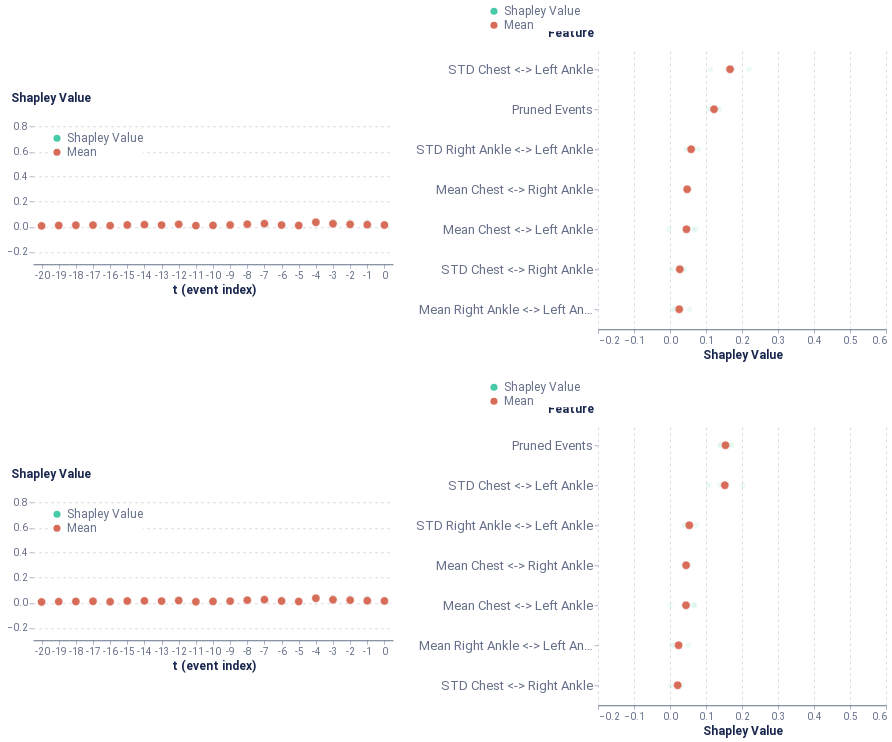

The cell this chart's notebook holds for it:
### Code cell
global_plot

### Figure 1 — Vega-Lite specification as saved in the notebook (floating-point values rounded to 4 significant figures)
{"config": {"axis": {"domain": true, "domainColor": "#666F89", "grid": false, "gridCap": "round", "gridColor": "#B3B7C4", "gridDash": [2, 4], "gridWidth": 0.5, "labelColor": "#666F89", "labelFont": "Roboto, Arial, sans-serif", "labelPadding": 2, "tickColor": "#666F89", "tickOpacity": 0.5, "tickSize": 4, "titleColor": "#19274E", "titleFont": "Roboto, Arial, sans-serif", "titleFontSize": 12}, "axisBand": {"domain": true, "labelPadding": 4, "ticks": false}, "axisY": {"domain": false, "titleAlign": "left", "titleAngle": 0, "titleX": -20, "titleY": -10}, "legend": {"labelColor": "#666F89", "labelFont": "Roboto, Arial, sans-serif", "labelFontSize": 12, "symbolSize": 40, "titleColor": "#19274E", "titleFont": "Roboto, Arial, sans-serif", "titleFontSize": 12, "titlePadding": 4}, "arc": {"stroke": "#FFFFFF", "strokeWidth": 1}, "bar": {"fill": "#2770EB", "stroke": null}, "line": {"stroke": "#2770EB", "strokeWidth": 2}, "path": {"stroke": "#2770EB", "strokeWidth": 0.5}, "point": {"fill": "#2770EB", "shape": "circle", "filled": true}, "rect": {"fill": "#2770EB"}, "rule": {"stroke": "#666F89"}, "shape": {"stroke": "#2770EB"}, "text": {"color": "#19274E", "font": "Roboto, Arial, sans-serif", "fontSize": 12}, "range": {"category": ["#2770EB", "#77B98A", "#DA5252", "#FFC400", "#A87AEA", "#00A39E", "#19274E"], "diverging": ["#006360", "#2BB3AE", "#96D9D7", "#FFFFFF", "#EDAAAA", "#DA5252", "#811D1D"], "heatmap": ["#18448F", "#1B4EA5", "#2770EB", "#4C88EE", "#82ACF3", "#A6C4F7", "#E9F1FD"], "ramp": ["#18448F", "#1B4EA5", "#2770EB", "#4C88EE", "#82ACF3", "#A6C4F7", "#E9F1FD"]}, "background": "#FFFFFF", "group": {"fill": "#FFFFFF"}, "header": {"labelColor": "#19274E", "labelFont": "Roboto, Arial, sans-serif", "labelFontSize": 12, "titleColor": "#19274E", "titleFont": "Roboto, Arial, sans-serif", "titleFontSize": 16}, "title": {"anchor": "start", "color": "#19274E", "font": "Roboto, Arial, sans-serif", "fontSize": 20, "fontWeight": "bold", "offset": 20, "subtitleColor": "#19274E", "subtitleFontSize": 16}, "view": {"continuousHeight": 300, "continuousWidth": 400, "stroke": "transparent"}}, "vconcat": [{"hconcat": [{"vconcat": [{"mark": {"type": "point", "stroke": "white", "strokeWidth": 0.6}, "encoding": {"color": {"field": "type", "legend": {"fillColor": "white", "orient": "top-left", "symbolSize": 50, "symbolStrokeWidth": 0, "title": null}, "scale": {"domain": ["Shapley Value", "Mean"], "range": ["#48caaa", "#d76d58"]}, "type": "nominal"}, "opacity": {"condition": {"value": 1.0, "test": "(datum.type === 'Mean')"}, "value": 0.2}, "size": {"condition": {"value": 70, "test": "(datum.type === 'Mean')"}, "value": 30}, "x": {"axis": {"labelAngle": 0}, "field": "t (event index)", "type": "ordinal"}, "y": {"axis": {"grid": true, "titleX": -23}, "field": "Shapley Value", "scale": {"domain": [-0.3, 0.9]}, "title": "Shapley Value", "type": "quantitative"}}, "height": 150, "width": 360}], "data": {"name": "data-bd8c8ba9716b8761e432535a40fe277e"}}, {"vconcat": [{"mark": {"type": "point", "stroke": "white", "strokeWidth": 0.6}, "encoding": {"color": {"field": "type", "legend": {"fillColor": "white", "orient": "bottom-right", "symbolSize": 50, "symbolStrokeWidth": 0, "title": null}, "scale": {"domain": ["Shapley Value", "Mean"], "range": ["#618FE0", "#d76d58"]}, "type": "nominal"}, "opacity": {"condition": {"value": 1.0, "test": "(datum.type === 'Mean')"}, "value": 0.1}, "size": {"condition": {"value": 70, "test": "(datum.type === 'Mean')"}, "value": 30}, "x": {"axis": {"grid": true, "title": "Shapley Value"}, "field": "Shapley Value", "scale": {"domain": [-0.2, 0.6]}, "type": "quantitative"}, "y": {"axis": {"labelFontSize": 13, "titleX": -51}, "field": "Feature", "sort": ["STD Chest <-> Left Ankle", "Pruned Events", "STD Right Ankle <-> Left Ankle", "Mean Chest <-> Right Ankle", "Mean Chest <-> Left Ankle", "STD Chest <-> Right Ankle", "Mean Right Ankle <-> Left Ankle"], "type": "ordinal"}}, "height": 280, "width": 288}], "data": {"name": "data-c778abd5958cd5a0ecfbe6b4c3c0583e"}}], "center": true}, {"hconcat": [{"vconcat": [{"mark": {"type": "point", "stroke": "white", "strokeWidth": 0.6}, "encoding": {"color": {"field": "type", "legend": {"fillColor": "white", "orient": "top-left", "symbolSize": 50, "symbolStrokeWidth": 0, "title": null}, "scale": {"domain": ["Shapley Value", "Mean"], "range": ["#48caaa", "#d76d58"]}, "type": "nominal"}, "opacity": {"condition": {"value": 1.0, "test": "(datum.type === 'Mean')"}, "value": 0.2}, "size": {"condition": {"value": 70, "test": "(datum.type === 'Mean')"}, "value": 30}, "x": {"axis": {"labelAngle": 0}, "field": "t (event index)", "type": "ordinal"}, "y": {"axis": {"grid": true, "titleX": -23}, "field": "Shapley Value", "scale": {"domain": [-0.3, 0.9]}, "title": "Shapley Value", "type": "quantitative"}}, "height": 150, "width": 360}], "data": {"name": "data-75b863dbef2c5af5413bb2aa89126deb"}}, {"vconcat": [{"mark": {"type": "point", "stroke": "white", "strokeWidth": 0.6}, "encoding": {"color": {"field": "type", "legend": {"fillColor": "white", "orient": "bottom-right", "symbolSize": 50, "symbolStrokeWidth": 0, "title": null}, "scale": {"domain": ["Shapley Value", "Mean"], "range": ["#618FE0", "#d76d58"]}, "type": "nominal"}, "opacity": {"condition": {"value": 1.0, "test": "(datum.type === 'Mean')"}, "value": 0.1}, "size": {"condition": {"value": 70, "test": "(datum.type === 'Mean')"}, "value": 30}, "x": {"axis": {"grid": true, "title": "Shapley Value"}, "field": "Shapley Value", "scale": {"domain": [-0.2, 0.6]}, "type": "quantitative"}, "y": {"axis": {"labelFontSize": 13, "titleX": -51}, "field": "Feature", "sort": ["Pruned Events", "STD Chest <-> Left Ankle", "STD Right Ankle <-> Left Ankle", "Mean Chest <-> Right Ankle", "Mean Chest <-> Left Ankle", "Mean Right Ankle <-> Left Ankle", "STD Chest <-> Right Ankle"], "type": "ordinal"}}, "height": 280, "width": 288}], "data": {"name": "data-0ff86d61211520babde16cde4b1c34db"}}], "center": true}], "$schema": "https://vega.github.io/schema/vega-lite/v4.17.0.json", "datasets": {"data-bd8c8ba9716b8761e432535a40fe277e": [{"Shapley Value": 0.02519, "t (event index)": 0, "type": "Shapley Value"}, {"Shapley Value": 0.03929, "t (event index)": -1, "type": "Shapley Value"}, {"Shapley Value": 0.01121, "t (event index)": -2, "type": "Shapley Value"}, {"Shapley Value": 0.01514, "t (event index)": -3, "type": "Shapley Value"}, {"Shapley Value": 0.02989, "t (event index)": -4, "type": "Shapley Value"}, {"Shapley Value": 0.005746, "t (event index)": -5, "type": "Shapley Value"}, {"Shapley Value": 0.032, "t (event index)": -6, "type": "Shapley Value"}, {"Shapley Value": 0.0387, "t (event index)": -7, "type": "Shapley Value"}, {"Shapley Value": 0.01679, "t (event index)": -8, "type": "Shapley Value"}, {"Shapley Value": 0.01743, "t (event index)": -9, "type": "Shapley Value"}, {"Shapley Value": 0.02194, "t (event index)": -10, "type": "Shapley Value"}, {"Shapley Value": 0.007708, "t (event index)": -11, "type": "Shapley Value"}, {"Shapley Value": 0.01842, "t (event index)": -12, "type": "Shapley Value"}, {"Shapley Value": 0.01834, "t (event index)": -13, "type": "Shapley Value"}, {"Shapley Value": 0.01268, "t (event index)": -14, "type": "Shapley Value"}, {"Shapley Value": 0.01709, "t (event index)": -15, "type": "Shapley Value"}, {"Shapley Value": 0.007651, "t (event index)": -16, "type": "Shapley Value"}, {"Shapley Value": 0.0106, "t (event index)": -17, "type": "Shapley Value"}, {"Shapley Value": 0.01429, "t (event index)": -18, "type": "Shapley Value"}, {"Shapley Value": 0.0173, "t (event index)": -19, "type": "Shapley Value"}, {"Shapley Value": 0.007873, "t (event index)": -20, "type": "Shapley Value"}, {"Shapley Value": 0.0144, "t (event index)": 0, "type": "Shapley Value"}, {"Shapley Value": 0.00248, "t (event index)": -1, "type": "Shapley Value"}, {"Shapley Value": 0.01946, "t (event index)": -2, "type": "Shapley Value"}, {"Shapley Value": 0.02617, "t (event index)": -3, "type": "Shapley Value"}, {"Shapley Value": 0.03996, "t (event index)": -4, "type": "Shapley Value"}, {"Shapley Value": 0.007854, "t (event index)": -5, "type": "Shapley Value"}, {"Shapley Value": 0.0001804, "t (event index)": -6, "type": "Shapley Value"}, {"Shapley Value": 0.004457, "t (event index)": -7, "type": "Shapley Value"}, {"Shapley Value": 0.02158, "t (event index)": -8, "type": "Shapley Value"}, {"Shapley Value": 0.01608, "t (event index)": -9, "type": "Shapley Value"}, {"Shapley Value": 0.00866, "t (event index)": -10, "type": "Shapley Value"}, {"Shapley Value": 0.007349, "t (event index)": -11, "type": "Shapley Value"}, {"Shapley Value": 0.01369, "t (event index)": -12, "type": "Shapley Value"}, {"Shapley Value": 0.01326, "t (event index)": -13, "type": "Shapley Value"}, {"Shapley Value": 0.01304, "t (event index)": -14, "type": "Shapley Value"}, {"Shapley Value": 0.01286, "t (event index)": -15, "type": "Shapley Value"}, {"Shapley Value": 0.008707, "t (event index)": -16, "type": "Shapley Value"}, {"Shapley Value": 0.01173, "t (event index)": -17, "type": "Shapley Value"}, {"Shapley Value": 0.01118, "t (event index)": -18, "type": "Shapley Value"}, {"Shapley Value": 0.006479, "t (event index)": -19, "type": "Shapley Value"}, {"Shapley Value": 0.01409, "t (event index)": -20, "type": "Shapley Value"}, {"Shapley Value": 0.01084, "t (event index)": 0, "type": "Shapley Value"}, {"Shapley Value": 0.01121, "t (event index)": -1, "type": "Shapley Value"}, {"Shapley Value": 0.00506, "t (event index)": -2, "type": "Shapley Value"}, {"Shapley Value": 0.01207, "t (event index)": -3, "type": "Shapley Value"}, {"Shapley Value": 0.02682, "t (event index)": -4, "type": "Shapley Value"}, {"Shapley Value": 0.01557, "t (event index)": -5, "type": "Shapley Value"}, {"Shapley Value": 0.01066, "t (event index)": -6, "type": "Shapley Value"}, {"Shapley Value": 0.02344, "t (event index)": -7, "type": "Shapley Value"}, {"Shapley Value": 0.01791, "t (event index)": -8, "type": "Shapley Value"}, {"Shapley Value": 0.01384, "t (event index)": -9, "type": "Shapley Value"}, {"Shapley Value": 0.003767, "t (event index)": -10, "type": "Shapley Value"}, {"Shapley Value": 0.01807, "t (event index)": -11, "type": "Shapley Value"}, {"Shapley Value": 0.0157, "t (event index)": -12, "type": "Shapley Value"}, {"Shapley Value": 0.003631, "t (event index)": -13, "type": "Shapley Value"}, {"Shapley Value": 0.01657, "t (event index)": -14, "type": "Shapley Value"}, {"Shapley Value": 0.01426, "t (event index)": -15, "type": "Shapley Value"}, {"Shapley Value": 0.002603, "t (event index)": -16, "type": "Shapley Value"}, {"Shapley Value": 0.01191, "t (event index)": -17, "type": "Shapley Value"}, {"Shapley Value": 0.01244, "t (event index)": -18, "type": "Shapley Value"}, {"Shapley Value": 0.002314, "t (event index)": -19, "type": "Shapley Value"}, {"Shapley Value": 0.001164, "t (event index)": -20, "type": "Shapley Value"}, {"Shapley Value": 0.003951, "t (event index)": 0, "type": "Shapley Value"}, {"Shapley Value": 0.01355, "t (event index)": -1, "type": "Shapley Value"}, {"Shapley Value": 0.04184, "t (event index)": -2, "type": "Shapley Value"}, {"Shapley Value": 0.04178, "t (event index)": -3, "type": "Shapley Value"}, {"Shapley Value": 0.04557, "t (event index)": -4, "type": "Shapley Value"}, {"Shapley Value": 0.01112, "t (event index)": -5, "type": "Shapley Value"}, {"Shapley Value": 0.01106, "t (event index)": -6, "type": "Shapley Value"}, {"Shapley Value": 0.03217, "t (event index)": -7, "type": "Shapley Value"}, {"Shapley Value": 0.02606, "t (event index)": -8, "type": "Shapley Value"}, {"Shapley Value": 0.007561, "t (event index)": -9, "type": "Shapley Value"}, {"Shapley Value": 0.008496, "t (event index)": -10, "type": "Shapley Value"}, {"Shapley Value": 0.002447, "t (event index)": -11, "type": "Shapley Value"}, {"Shapley Value": 0.02966, "t (event index)": -12, "type": "Shapley Value"}, {"Shapley Value": 0.01858, "t (event index)": -13, "type": "Shapley Value"}, {"Shapley Value": 0.02488, "t (event index)": -14, "type": "Shapley Value"}, {"Shapley Value": 0.01266, "t (event index)": -15, "type": "Shapley Value"}, {"Shapley Value": 0.01587, "t (event index)": -16, "type": "Shapley Value"}, {"Shapley Value": 0.0181, "t (event index)": -17, "type": "Shapley Value"}, {"Shapley Value": 0.01104, "t (event index)": -18, "type": "Shapley Value"}, {"Shapley Value": 0.01518, "t (event index)": -19, "type": "Shapley Value"}, {"Shapley Value": 0.004206, "t (event index)": -20, "type": "Shapley Value"}, {"Shapley Value": 0.006834, "t (event index)": -20, "type": "Mean"}, {"Shapley Value": 0.01032, "t (event index)": -19, "type": "Mean"}, {"Shapley Value": 0.01224, "t (event index)": -18, "type": "Mean"}, {"Shapley Value": 0.01308, "t (event index)": -17, "type": "Mean"}, {"Shapley Value": 0.008707, "t (event index)": -16, "type": "Mean"}, {"Shapley Value": 0.01422, "t (event index)": -15, "type": "Mean"}, {"Shapley Value": 0.01679, "t (event index)": -14, "type": "Mean"}, {"Shapley Value": 0.01345, "t (event index)": -13, "type": "Mean"}, {"Shapley Value": 0.01937, "t (event index)": -12, "type": "Mean"}, {"Shapley Value": 0.008893, "t (event index)": -11, "type": "Mean"}, {"Shapley Value": 0.01072, "t (event index)": -10, "type": "Mean"}, {"Shapley Value": 0.01373, "t (event index)": -9, "type": "Mean"}, {"Shapley Value": 0.02058, "t (event index)": -8, "type": "Mean"}, {"Shapley Value": 0.02469, "t (event index)": -7, "type": "Mean"}, {"Shapley Value": 0.01347, "t (event index)": -6, "type": "Mean"}, {"Shapley Value": 0.01007, "t (event index)": -5, "type": "Mean"}, {"Shapley Value": 0.03556, "t (event index)": -4, "type": "Mean"}, {"Shapley Value": 0.02379, "t (event index)": -3, "type": "Mean"}, {"Shapley Value": 0.01939, "t (event index)": -2, "type": "Mean"}, {"Shapley Value": 0.01663, "t (event index)": -1, "type": "Mean"}, {"Shapley Value": 0.0136, "t (event index)": 0, "type": "Mean"}], "data-c778abd5958cd5a0ecfbe6b4c3c0583e": [{"Shapley Value": 0.04836, "Feature": "Mean Chest <-> Right Ankle", "type": "Shapley Value"}, {"Shapley Value": 0.03954, "Feature": "STD Chest <-> Right Ankle", "type": "Shapley Value"}, {"Shapley Value": 0.06431, "Feature": "Mean Chest <-> Left Ankle", "type": "Shapley Value"}, {"Shapley Value": 0.1747, "Feature": "STD Chest <-> Left Ankle", "type": "Shapley Value"}, {"Shapley Value": 0.05483, "Feature": "Mean Right Ankle <-> Left Ankle", "type": "Shapley Value"}, {"Shapley Value": 0.05983, "Feature": "STD Right Ankle <-> Left Ankle", "type": "Shapley Value"}, {"Shapley Value": 0.1303, "Feature": "Pruned Events", "type": "Shapley Value"}, {"Shapley Value": 0.05242, "Feature": "Mean Chest <-> Right Ankle", "type": "Shapley Value"}, {"Shapley Value": 0.004187, "Feature": "STD Chest <-> Right Ankle", "type": "Shapley Value"}, {"Shapley Value": 0.05007, "Feature": "Mean Chest <-> Left Ankle", "type": "Shapley Value"}, {"Shapley Value": 0.1129, "Feature": "STD Chest <-> Left Ankle", "type": "Shapley Value"}, {"Shapley Value": 0.007772, "Feature": "Mean Right Ankle <-> Left Ankle", "type": "Shapley Value"}, {"Shapley Value": 0.07957, "Feature": "STD Right Ankle <-> Left Ankle", "type": "Shapley Value"}, {"Shapley Value": 0.115, "Feature": "Pruned Events", "type": "Shapley Value"}, {"Shapley Value": 0.04644, "Feature": "Mean Chest <-> Right Ankle", "type": "Shapley Value"}, {"Shapley Value": 0.0313, "Feature": "STD Chest <-> Right Ankle", "type": "Shapley Value"}, {"Shapley Value": -0.003226, "Feature": "Mean Chest <-> Left Ankle", "type": "Shapley Value"}, {"Shapley Value": 0.1607, "Feature": "STD Chest <-> Left Ankle", "type": "Shapley Value"}, {"Shapley Value": 0.0146, "Feature": "Mean Right Ankle <-> Left Ankle", "type": "Shapley Value"}, {"Shapley Value": 0.04567, "Feature": "STD Right Ankle <-> Left Ankle", "type": "Shapley Value"}, {"Shapley Value": 0.1366, "Feature": "Pruned Events", "type": "Shapley Value"}, {"Shapley Value": 0.04332, "Feature": "Mean Chest <-> Right Ankle", "type": "Shapley Value"}, {"Shapley Value": 0.03376, "Feature": "STD Chest <-> Right Ankle", "type": "Shapley Value"}, {"Shapley Value": 0.07166, "Feature": "Mean Chest <-> Left Ankle", "type": "Shapley Value"}, {"Shapley Value": 0.219, "Feature": "STD Chest <-> Left Ankle", "type": "Shapley Value"}, {"Shapley Value": 0.02548, "Feature": "Mean Right Ankle <-> Left Ankle", "type": "Shapley Value"}, {"Shapley Value": 0.05017, "Feature": "STD Right Ankle <-> Left Ankle", "type": "Shapley Value"}, {"Shapley Value": 0.1077, "Feature": "Pruned Events", "type": "Shapley Value"}, {"Shapley Value": 0.1224, "Feature": "Pruned Events", "type": "Mean"}, {"Shapley Value": 0.04763, "Feature": "Mean Chest <-> Right Ankle", "type": "Mean"}, {"Shapley Value": 0.0457, "Feature": "Mean Chest <-> Left Ankle", "type": "Mean"}, {"Shapley Value": 0.02567, "Feature": "Mean Right Ankle <-> Left Ankle", "type": "Mean"}, {"Shapley Value": 0.0272, "Feature": "STD Chest <-> Right Ankle", "type": "Mean"}, {"Shapley Value": 0.1668, "Feature": "STD Chest <-> Left Ankle", "type": "Mean"}, {"Shapley Value": 0.05881, "Feature": "STD Right Ankle <-> Left Ankle", "type": "Mean"}], "data-75b863dbef2c5af5413bb2aa89126deb": [{"Shapley Value": 0.02631, "t (event index)": 0, "type": "Shapley Value"}, {"Shapley Value": 0.03948, "t (event index)": -1, "type": "Shapley Value"}, {"Shapley Value": 0.01245, "t (event index)": -2, "type": "Shapley Value"}, {"Shapley Value": 0.01458, "t (event index)": -3, "type": "Shapley Value"}, {"Shapley Value": 0.03017, "t (event index)": -4, "type": "Shapley Value"}, {"Shapley Value": 0.006774, "t (event index)": -5, "type": "Shapley Value"}, {"Shapley Value": 0.03168, "t (event index)": -6, "type": "Shapley Value"}, {"Shapley Value": 0.0394, "t (event index)": -7, "type": "Shapley Value"}, {"Shapley Value": 0.0181, "t (event index)": -8, "type": "Shapley Value"}, {"Shapley Value": 0.01504, "t (event index)": -9, "type": "Shapley Value"}, {"Shapley Value": 0.02035, "t (event index)": -10, "type": "Shapley Value"}, {"Shapley Value": 0.007571, "t (event index)": -11, "type": "Shapley Value"}, {"Shapley Value": 0.01777, "t (event index)": -12, "type": "Shapley Value"}, {"Shapley Value": 0.01669, "t (event index)": -13, "type": "Shapley Value"}, {"Shapley Value": 0.01275, "t (event index)": -14, "type": "Shapley Value"}, {"Shapley Value": 0.01803, "t (event index)": -15, "type": "Shapley Value"}, {"Shapley Value": 0.00678, "t (event index)": -16, "type": "Shapley Value"}, {"Shapley Value": 0.009356, "t (event index)": -17, "type": "Shapley Value"}, {"Shapley Value": 0.01257, "t (event index)": -18, "type": "Shapley Value"}, {"Shapley Value": 0.01513, "t (event index)": -19, "type": "Shapley Value"}, {"Shapley Value": 0.0074, "t (event index)": -20, "type": "Shapley Value"}, {"Shapley Value": 0.01539, "t (event index)": 0, "type": "Shapley Value"}, {"Shapley Value": 0.002088, "t (event index)": -1, "type": "Shapley Value"}, {"Shapley Value": 0.02228, "t (event index)": -2, "type": "Shapley Value"}, {"Shapley Value": 0.02615, "t (event index)": -3, "type": "Shapley Value"}, {"Shapley Value": 0.04119, "t (event index)": -4, "type": "Shapley Value"}, {"Shapley Value": 0.007474, "t (event index)": -5, "type": "Shapley Value"}, {"Shapley Value": 0.001464, "t (event index)": -6, "type": "Shapley Value"}, {"Shapley Value": 0.005169, "t (event index)": -7, "type": "Shapley Value"}, {"Shapley Value": 0.02061, "t (event index)": -8, "type": "Shapley Value"}, {"Shapley Value": 0.0153, "t (event index)": -9, "type": "Shapley Value"}, {"Shapley Value": 0.009034, "t (event index)": -10, "type": "Shapley Value"}, {"Shapley Value": 0.00647, "t (event index)": -11, "type": "Shapley Value"}, {"Shapley Value": 0.01187, "t (event index)": -12, "type": "Shapley Value"}, {"Shapley Value": 0.01362, "t (event index)": -13, "type": "Shapley Value"}, {"Shapley Value": 0.01103, "t (event index)": -14, "type": "Shapley Value"}, {"Shapley Value": 0.01258, "t (event index)": -15, "type": "Shapley Value"}, {"Shapley Value": 0.008276, "t (event index)": -16, "type": "Shapley Value"}, {"Shapley Value": 0.01084, "t (event index)": -17, "type": "Shapley Value"}, {"Shapley Value": 0.009327, "t (event index)": -18, "type": "Shapley Value"}, {"Shapley Value": 0.006106, "t (event index)": -19, "type": "Shapley Value"}, {"Shapley Value": 0.01223, "t (event index)": -20, "type": "Shapley Value"}, {"Shapley Value": 0.01145, "t (event index)": 0, "type": "Shapley Value"}, {"Shapley Value": 0.0103, "t (event index)": -1, "type": "Shapley Value"}, {"Shapley Value": 0.005433, "t (event index)": -2, "type": "Shapley Value"}, {"Shapley Value": 0.01112, "t (event index)": -3, "type": "Shapley Value"}, {"Shapley Value": 0.0265, "t (event index)": -4, "type": "Shapley Value"}, {"Shapley Value": 0.01477, "t (event index)": -5, "type": "Shapley Value"}, {"Shapley Value": 0.01138, "t (event index)": -6, "type": "Shapley Value"}, {"Shapley Value": 0.02228, "t (event index)": -7, "type": "Shapley Value"}, {"Shapley Value": 0.01675, "t (event index)": -8, "type": "Shapley Value"}, {"Shapley Value": 0.01319, "t (event index)": -9, "type": "Shapley Value"}, {"Shapley Value": 0.004841, "t (event index)": -10, "type": "Shapley Value"}, {"Shapley Value": 0.01664, "t (event index)": -11, "type": "Shapley Value"}, {"Shapley Value": 0.01322, "t (event index)": -12, "type": "Shapley Value"}, {"Shapley Value": 0.004051, "t (event index)": -13, "type": "Shapley Value"}, {"Shapley Value": 0.01342, "t (event index)": -14, "type": "Shapley Value"}, {"Shapley Value": 0.01315, "t (event index)": -15, "type": "Shapley Value"}, {"Shapley Value": 0.002073, "t (event index)": -16, "type": "Shapley Value"}, {"Shapley Value": 0.009812, "t (event index)": -17, "type": "Shapley Value"}, {"Shapley Value": 0.009934, "t (event index)": -18, "type": "Shapley Value"}, {"Shapley Value": 0.002602, "t (event index)": -19, "type": "Shapley Value"}, {"Shapley Value": 0.001567, "t (event index)": -20, "type": "Shapley Value"}, {"Shapley Value": 0.005124, "t (event index)": 0, "type": "Shapley Value"}, {"Shapley Value": 0.01311, "t (event index)": -1, "type": "Shapley Value"}, {"Shapley Value": 0.04288, "t (event index)": -2, "type": "Shapley Value"}, {"Shapley Value": 0.04359, "t (event index)": -3, "type": "Shapley Value"}, {"Shapley Value": 0.04585, "t (event index)": -4, "type": "Shapley Value"}, {"Shapley Value": 0.01077, "t (event index)": -5, "type": "Shapley Value"}, {"Shapley Value": 0.01152, "t (event index)": -6, "type": "Shapley Value"}, {"Shapley Value": 0.03269, "t (event index)": -7, "type": "Shapley Value"}, {"Shapley Value": 0.0276, "t (event index)": -8, "type": "Shapley Value"}, {"Shapley Value": 0.007487, "t (event index)": -9, "type": "Shapley Value"}, {"Shapley Value": 0.008367, "t (event index)": -10, "type": "Shapley Value"}, {"Shapley Value": 0.001029, "t (event index)": -11, "type": "Shapley Value"}, {"Shapley Value": 0.02777, "t (event index)": -12, "type": "Shapley Value"}, {"Shapley Value": 0.01802, "t (event index)": -13, "type": "Shapley Value"}, {"Shapley Value": 0.02335, "t (event index)": -14, "type": "Shapley Value"}, {"Shapley Value": 0.01135, "t (event index)": -15, "type": "Shapley Value"}, {"Shapley Value": 0.01451, "t (event index)": -16, "type": "Shapley Value"}, {"Shapley Value": 0.01657, "t (event index)": -17, "type": "Shapley Value"}, {"Shapley Value": 0.009182, "t (event index)": -18, "type": "Shapley Value"}, {"Shapley Value": 0.01328, "t (event index)": -19, "type": "Shapley Value"}, {"Shapley Value": 0.003506, "t (event index)": -20, "type": "Shapley Value"}, {"Shapley Value": 0.006176, "t (event index)": -20, "type": "Mean"}, {"Shapley Value": 0.009279, "t (event index)": -19, "type": "Mean"}, {"Shapley Value": 0.01025, "t (event index)": -18, "type": "Mean"}, {"Shapley Value": 0.01164, "t (event index)": -17, "type": "Mean"}, {"Shapley Value": 0.007909, "t (event index)": -16, "type": "Mean"}, {"Shapley Value": 0.01378, "t (event index)": -15, "type": "Mean"}, {"Shapley Value": 0.01514, "t (event index)": -14, "type": "Mean"}, {"Shapley Value": 0.0131, "t (event index)": -13, "type": "Mean"}, {"Shapley Value": 0.01766, "t (event index)": -12, "type": "Mean"}, {"Shapley Value": 0.007928, "t (event index)": -11, "type": "Mean"}, {"Shapley Value": 0.01065, "t (event index)": -10, "type": "Mean"}, {"Shapley Value": 0.01275, "t (event index)": -9, "type": "Mean"}, {"Shapley Value": 0.02077, "t (event index)": -8, "type": "Mean"}, {"Shapley Value": 0.02488, "t (event index)": -7, "type": "Mean"}, {"Shapley Value": 0.01401, "t (event index)": -6, "type": "Mean"}, {"Shapley Value": 0.009945, "t (event index)": -5, "type": "Mean"}, {"Shapley Value": 0.03592, "t (event index)": -4, "type": "Mean"}, {"Shapley Value": 0.02386, "t (event index)": -3, "type": "Mean"}, {"Shapley Value": 0.02076, "t (event index)": -2, "type": "Mean"}, {"Shapley Value": 0.01624, "t (event index)": -1, "type": "Mean"}, {"Shapley Value": 0.01457, "t (event index)": 0, "type": "Mean"}], "data-0ff86d61211520babde16cde4b1c34db": [{"Shapley Value": 0.04701, "Feature": "Mean Chest <-> Right Ankle", "type": "Shapley Value"}, {"Shapley Value": 0.03133, "Feature": "STD Chest <-> Right Ankle", "type": "Shapley Value"}, {"Shapley Value": 0.06451, "Feature": "Mean Chest <-> Left Ankle", "type": "Shapley Value"}, {"Shapley Value": 0.1593, "Feature": "STD Chest <-> Left Ankle", "type": "Shapley Value"}, {"Shapley Value": 0.05019, "Feature": "Mean Right Ankle <-> Left Ankle", "type": "Shapley Value"}, {"Shapley Value": 0.05598, "Feature": "STD Right Ankle <-> Left Ankle", "type": "Shapley Value"}, {"Shapley Value": 0.1635, "Feature": "Pruned Events", "type": "Shapley Value"}, {"Shapley Value": 0.04996, "Feature": "Mean Chest <-> Right Ankle", "type": "Shapley Value"}, {"Shapley Value": 0.002548, "Feature": "STD Chest <-> Right Ankle", "type": "Shapley Value"}, {"Shapley Value": 0.04379, "Feature": "Mean Chest <-> Left Ankle", "type": "Shapley Value"}, {"Shapley Value": 0.1074, "Feature": "STD Chest <-> Left Ankle", "type": "Shapley Value"}, {"Shapley Value": 0.007038, "Feature": "Mean Right Ankle <-> Left Ankle", "type": "Shapley Value"}, {"Shapley Value": 0.07303, "Feature": "STD Right Ankle <-> Left Ankle", "type": "Shapley Value"}, {"Shapley Value": 0.1382, "Feature": "Pruned Events", "type": "Shapley Value"}, {"Shapley Value": 0.0428, "Feature": "Mean Chest <-> Right Ankle", "type": "Shapley Value"}, {"Shapley Value": 0.02452, "Feature": "STD Chest <-> Right Ankle", "type": "Shapley Value"}, {"Shapley Value": 8.351e-06, "Feature": "Mean Chest <-> Left Ankle", "type": "Shapley Value"}, {"Shapley Value": 0.1398, "Feature": "STD Chest <-> Left Ankle", "type": "Shapley Value"}, {"Shapley Value": 0.01357, "Feature": "Mean Right Ankle <-> Left Ankle", "type": "Shapley Value"}, {"Shapley Value": 0.03972, "Feature": "STD Right Ankle <-> Left Ankle", "type": "Shapley Value"}, {"Shapley Value": 0.1717, "Feature": "Pruned Events", "type": "Shapley Value"}, {"Shapley Value": 0.03921, "Feature": "Mean Chest <-> Right Ankle", "type": "Shapley Value"}, {"Shapley Value": 0.02665, "Feature": "STD Chest <-> Right Ankle", "type": "Shapley Value"}, {"Shapley Value": 0.06928, "Feature": "Mean Chest <-> Left Ankle", "type": "Shapley Value"}, {"Shapley Value": 0.2025, "Feature": "STD Chest <-> Left Ankle", "type": "Shapley Value"}, {"Shapley Value": 0.02443, "Feature": "Mean Right Ankle <-> Left Ankle", "type": "Shapley Value"}, {"Shapley Value": 0.04599, "Feature": "STD Right Ankle <-> Left Ankle", "type": "Shapley Value"}, {"Shapley Value": 0.143, "Feature": "Pruned Events", "type": "Shapley Value"}, {"Shapley Value": 0.1541, "Feature": "Pruned Events", "type": "Mean"}, {"Shapley Value": 0.04474, "Feature": "Mean Chest <-> Right Ankle", "type": "Mean"}, {"Shapley Value": 0.0444, "Feature": "Mean Chest <-> Left Ankle", "type": "Mean"}, {"Shapley Value": 0.02381, "Feature": "Mean Right Ankle <-> Left Ankle", "type": "Mean"}, {"Shapley Value": 0.02126, "Feature": "STD Chest <-> Right Ankle", "type": "Mean"}, {"Shapley Value": 0.1522, "Feature": "STD Chest <-> Left Ankle", "type": "Mean"}, {"Shapley Value": 0.05368, "Feature": "STD Right Ankle <-> Left Ankle", "type": "Mean"}]}}
